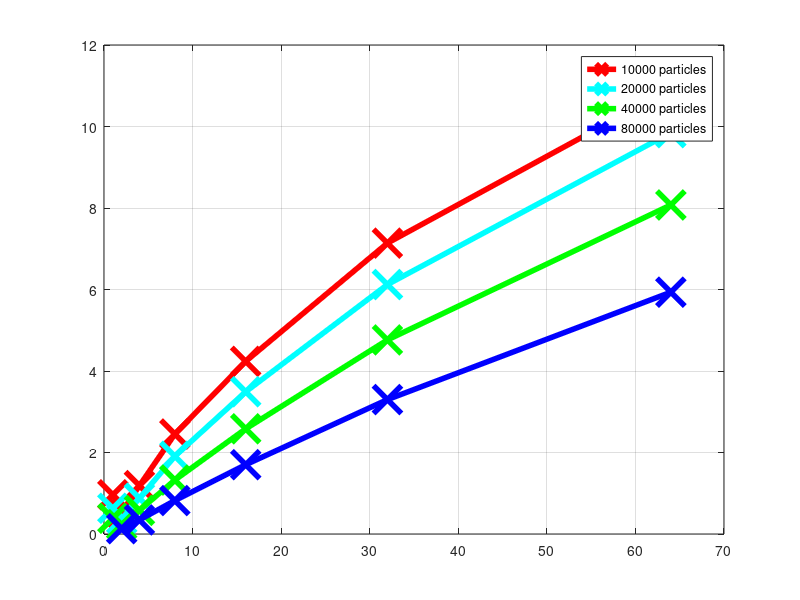

Reproduce this figure in MATLAB. (Note: this script raises an error after producing the figure.)
%%%%%%%%%%%%%%%%%%%%%%%%%%%%%%%%%%%%%%%%%%%%%%%%%%%%%%%%%%%%%%%%%%%%%%%%%%%%%%%%%%%%%%%%%%%%%%%%%%%%%%%%%%%%%%%%%%%%%%%%%%%%%%%%%%%%%%%%%%
%% MD Strong Scaling Timing Performance Estimation
%% Details for timing model
%% https://docs.google.com/document/d/1MNGsC3C9-nVRd5HxwxyHuNHx4kufWhdzJenuUDJ4ns0/edit
%%
%% Todo:
%%      1, The cases when there are multiple nodes working on same cell, need to rework the communication pattern
%% By: Chen Yang
%% 01/02/2019
%% Boston University, CAAD Lab
%%%%%%%%%%%%%%%%%%%%%%%%%%%%%%%%%%%%%%%%%%%%%%%%%%%%%%%%%%%%%%%%%%%%%%%%%%%%%%%%%%%%%%%%%%%%%%%%%%%%%%%%%%%%%%%%%%%%%%%%%%%%%%%%%%%%%%%%%%

clear;
clf;
close all;

%% Dataset Parameters
% Simulation Timestep (fs)
SIMULATION_TIMESTEP = 2;
% Long range update frequency (0.5 means update every other iteration)
LONG_RANGE_UPDATE_FREQUENCY = 0.5; 
% Short range evaluation overhead
% The current model assumes 100% pipeline efficiency, but in reality there are cycles pipelines has no valid input, thus introduce this overhead index
SHORT_RANGE_EVAL_OVERHEAD_INDEX = 1.5;
% Maximum Particles per node
% When there are more than this number of particles is assigned on a single node, set the performance number as 0 since we cannot map this many onto a single Stratix 10 FPGA
MAX_PARTICLE_PER_NODE = 10e7;
% Particle number
%PARTICLE_NUM = [5e3,1e4,2e4,5e4,1e5,2e5,5e5,1e6,2e6,5e6,1e7];
PARTICLE_NUM = [1e4,2e4,4e4,8e4];
% Nodes number
%NODES_NUM = [1,4,8,16,32,64,256,1024,4096];
NODES_NUM = [1,2,4,8,16,32,64];
% Particles per cell
PARTICLES_PER_CELL = 80;
%% Assign Long range nodes
%LONG_RANGE_NODES = ceil(NODES_NUM ./ 2);
LONG_RANGE_NODES = zeros(1,length(NODES_NUM));
for i = 1:length(NODES_NUM)
%     if NODES_NUM(i) > 4
%         LONG_RANGE_NODES(i) = ceil(NODES_NUM(i) / 2);
%     elseif NODES_NUM(i) == 1
%         LONG_RANGE_NODES(i) = 1;
%     else
%         LONG_RANGE_NODES(i) = NODES_NUM(i) - 3;
%     end
    LONG_RANGE_NODES(i) = NODES_NUM(i);
end
%% Assign Short Range nodes
%SHORT_RANGE_NODES = NODES_NUM - LONG_RANGE_NODES;
SHORT_RANGE_NODES = zeros(1,length(NODES_NUM));
for i = 1:length(NODES_NUM)
%     if NODES_NUM(i) == 1
%         SHORT_RANGE_NODES(i) = 1;
%     else
%         SHORT_RANGE_NODES(i) = NODES_NUM(i) - LONG_RANGE_NODES(i);
%     end
    SHORT_RANGE_NODES(i) = NODES_NUM(i);
end
%% # of cells
NUM_TOTAL_CELLS = ceil(PARTICLE_NUM ./ PARTICLES_PER_CELL);
%% Communication Parameters
% Bandwidth (Gbps)
LINK_BANDWIDTH = 120;
% Link Latency (ns)
LINK_LATENCY = 80;
%% Short Range Parameters
% # of Short Range Pipeline per node
NUM_SHORT_RANGE_PIPE_PER_NODE = 52;
% Lantecy of Short range pipeline
SHORT_RANGE_LATENCY = 42;
% Frequency (MHz)
SHORT_RANGE_FREQUENCY = 320;
SHORT_RANGE_CLOCK_PERIOD = 1 / SHORT_RANGE_FREQUENCY / 10^6;
%% Summation and Motion Update Parameters
% Motion Update pipelines
NUM_MOTION_UPDATE_PIPES = 1;
MOTION_UPDATE_LATENCY = 14;
% Summation Units (keep the same as motion update)
NUM_SUMMATION_PIPES = NUM_MOTION_UPDATE_PIPES;
SUMMATION_LATENCY = 3;
% Motion Update Frequency (MHz)
MOTION_UPDATE_FREQUENCY = 357;
MOTION_UPDATE_CLOCK_PERIOD = 1 / MOTION_UPDATE_FREQUENCY / 10^6;
%% Long Range Parameters
% Latency of long range pipelines
LONG_RANGE_LATENCY = 1;
% Particle to grid size of cube (1 dim) <- This is based on the number of equations used to map 
%                                           particle to nearest neighbor grid locations
LR_PARTICLE_CUBE_LENGTH = 4;
% FFT size
%LR_LENGTH_CUBE_FFT_SIZE = [8,8,16,16,16,32,32,32,64,64,64,128,128];
%LR_LENGTH_CUBE_FFT_SIZE = 2.^(floor(log2(nthroot(PARTICLE_NUM,3))));
LR_LENGTH_CUBE_FFT_SIZE = [16,16,16,16,16,16];
% Frequency (MHz)
LONG_RANGE_FREQUENCY = 232;
LONG_RANGE_CLOCK_PERIOD = 1 / LONG_RANGE_FREQUENCY / 10^6;
LR_TOTAL_GRID_SIZE = LR_LENGTH_CUBE_FFT_SIZE .^ 3;
% MAX Parameter of number FFTs that fit
LR_MAX_NUM_FFTS = 32;
% CONSTANTS
% Num of replications for coefficient generation
LR_CG_GEN_REPLICATIONS = 26;
%% Results array
% Simulation time per iteration
Iteration_Latency = zeros(length(NODES_NUM), length(PARTICLE_NUM));
% Simulation time per day(Units: us)
Short_Range_Simulation_Time_Per_Day = zeros(length(NODES_NUM), length(PARTICLE_NUM));
Long_Range_Simulation_Time_Per_Day = zeros(length(NODES_NUM), length(PARTICLE_NUM));
Total_Simulation_Time_Per_Day = zeros(length(NODES_NUM), length(PARTICLE_NUM));
%%%%%%%%%%%%%%%%%%%%%%%%%%%%%%%%%%%%%%%%%%%%%%%%%%%%%%%%%%%%%%%%%%%%%%%%%%%%%%%%%%%%%%%%%%%%%%%%%%


%% Traverse all the conbination of particle num and node num
for particle_ptr = 1:size(PARTICLE_NUM,2)
    particle_num = PARTICLE_NUM(particle_ptr);
    cell_num = NUM_TOTAL_CELLS(particle_ptr);
    for node_ptr = 1:size(NODES_NUM,2)
        %%%%%%%%%%%%%%%%%%%%%%%%%%%%%%%%%%%%%%%%%%%%%%%%%%%%%%%%%%%%%%%%%%%%%%%%%%%%%%%%%%
        %% Short Range Latency
        %%%%%%%%%%%%%%%%%%%%%%%%%%%%%%%%%%%%%%%%%%%%%%%%%%%%%%%%%%%%%%%%%%%%%%%%%%%%%%%%%%
        % Determine the number of pipelines per node
        % In general this remains the same, but when there are only one node available for both long range and short range, the # of pipelines is less
        if NODES_NUM(node_ptr) == 1
            short_range_pipelines = 40;
        else
            short_range_pipelines = NUM_SHORT_RANGE_PIPE_PER_NODE;
        end
        % Assign the node num dedicated for short range evaluation
        node_num = SHORT_RANGE_NODES(node_ptr);
        % Determine the cells on each node
        cells_per_node = ceil(cell_num / node_num);
        % Evaluate the number of cells on each dimension on each node
        cells_per_dimension = ceil(nthroot(cells_per_node,3));
        % Number of cells need to communicate with neighbor nodes
        if cells_per_dimension >= 3
            phase_1_cells = (cells_per_dimension-2)^2+4*(cells_per_dimension-2)+4;
            phase_2_cells = (cells_per_dimension-2) + 2;
            phase_3_cells = 1;
            num_broadcast_cells = phase_1_cells + phase_2_cells + phase_3_cells;
        elseif cells_per_dimension == 2
            phase_1_cells = 4;
            phase_2_cells = 2;
            phase_3_cells = 1;
            num_broadcast_cells = phase_1_cells + phase_2_cells + phase_3_cells;
        else
            num_broadcast_cells = 1;
        end
        % Number of particles in the exporting / importing cells
        % When there are more nodes than cells, each node will broadcast in the unit of cells
        % When there are more cells than nodes, then each node will broadcast part of a cell
        if cells_per_dimension > 1
            num_particles_to_communicate = PARTICLES_PER_CELL * num_broadcast_cells;
        else
            num_particles_to_communicate = ceil(particle_num / node_num);
        end
        % Number of particles need to process on the current node
        % When there are more nodes than cells, each node will process at least one cell
        % When there are more cells than nodes, then each node will process a part of a cell
        if cells_per_dimension > 1
            num_particles_to_process = cells_per_node * PARTICLES_PER_CELL;
        else
            num_particles_to_process = ceil(particle_num / node_num);
        end
        %% Exporting Phase
        if cells_per_dimension > 1
            exporting_data_bits = num_particles_to_communicate * 5 * 32;
            % Time for exporting (unit: second)
            % Link latency use the worst case, which is 3-hop latency
            Exporting_Time = exporting_data_bits / (LINK_BANDWIDTH*10^9) + 3 * LINK_LATENCY*10^-9;
        % When there is only a single node for short range evaluation, then there's no exporting time
        elseif node_num == 1
            Exporting_Time = 0;
        else
            exporting_data_bits = num_particles_to_communicate * 5 * 32;
            num_nodes_sharing_same_cell = ceil(node_num / cell_num);
            num_nodes_sharing_same_cell_per_dimension = ceil(nthroot(num_nodes_sharing_same_cell,3));
            % broadcast information to nodes holding the same cell and 13 neighbor cells
            num_broadcast_nodes = 14 * num_nodes_sharing_same_cell - 1;
            max_hop_num = 3 * num_nodes_sharing_same_cell_per_dimension;
            Exporting_Time = num_broadcast_nodes * (exporting_data_bits / (LINK_BANDWIDTH*10^9)) + max_hop_num * LINK_LATENCY*10^-9;
        end
        %% Force Evaluation Phase
        num_ref_particles = num_particles_to_process;
        num_neighbor_particles_within_cutoff = PARTICLES_PER_CELL*2*3.14/3;
        num_total_particle_pairs = num_ref_particles * num_neighbor_particles_within_cutoff;
        % Time for pair-wise force evaluation (unit: second)
        Force_Evaluation_Time = (num_total_particle_pairs * SHORT_RANGE_EVAL_OVERHEAD_INDEX / short_range_pipelines + SHORT_RANGE_LATENCY) * SHORT_RANGE_CLOCK_PERIOD;
        %% Importing Phase
        % Time for importing partial force from neighbor nodes (unit: second)
        % Similar to the exporting phase
        if cells_per_dimension > 1
            importing_data_bits = num_particles_to_communicate * 3 * 32;
            % Time for exporting (unit: second)
            % Link latency use the worst case, which is 3-hop latency
            partial_force_importing_time = importing_data_bits / (LINK_BANDWIDTH*10^9) + 3 * LINK_LATENCY*10^-9;
        else
            importing_data_bits = num_particles_to_communicate * 3 * 32;
            num_nodes_sharing_same_cell = ceil(node_num / cell_num);
            num_nodes_sharing_same_cell_per_dimension = ceil(nthroot(num_nodes_sharing_same_cell,3));
            % broadcast information to nodes holding the same cell and 13 neighbor cells
            num_importing_nodes = 14 * num_nodes_sharing_same_cell - 1;
            max_hop_num = 3 * num_nodes_sharing_same_cell_per_dimension;
            partial_force_importing_time = num_importing_nodes * (importing_data_bits / (LINK_BANDWIDTH*10^9)) + max_hop_num * LINK_LATENCY*10^-9;
        end
        % Time for importing FFT results (unit: second)
        % Since FFT result is updated every other iteration, just count in half of the FFT importing time
        fft_importing_time = 0.5 * (num_particles_to_process * 3 * 32 / (LINK_BANDWIDTH*10^9) + LINK_LATENCY*10^-9);
        % Timing for importing neighbor force values
        Importing_Time = max(partial_force_importing_time, fft_importing_time);
        % Short range total latency
        Short_Range_Latency = max(Exporting_Time, Force_Evaluation_Time);
        
        %%%%%%%%%%%%%%%%%%%%%%%%%%%%%%%%%%%%%%%%%%%%%%%%%%%%%%%%%%%%%%%%%%%%%%%%%%%%%%%%%%
        %% Long Range Latency
        %%%%%%%%%%%%%%%%%%%%%%%%%%%%%%%%%%%%%%%%%%%%%%%%%%%%%%%%%%%%%%%%%%%%%%%%%%%%%%%%%%
        % LR nodes num
        LR_node_num = LONG_RANGE_NODES(node_ptr);
        % Particles per node
        LR_particles_per_node = ceil(particle_num / LR_node_num);
        % Cells per node
        LR_cells_per_node = ceil(LR_TOTAL_GRID_SIZE(particle_ptr) / LR_node_num);
        % Cells per dimension
        LR_cells_per_dimension = ceil(nthroot(LR_cells_per_node,3));
        % FFT communication nodes - per dimension
        LR_FFT_comm_nodes = ceil(LR_LENGTH_CUBE_FFT_SIZE(particle_ptr) / LR_cells_per_dimension);
        % Initial particle communication
        LR_SR_data_comm = LR_cells_per_node * (LR_particles_per_node / (LINK_BANDWIDTH*10^9) + LINK_LATENCY*10^-9);
        % Particle Coeff Generation
        LR_CG_generate_latency = LR_particles_per_node * LONG_RANGE_CLOCK_PERIOD * LR_PARTICLE_CUBE_LENGTH;
        % FFT comm total
        LR_FFT_comm = (LR_FFT_comm_nodes) * ((LR_LENGTH_CUBE_FFT_SIZE(particle_ptr) / (LINK_BANDWIDTH * 10^9)) + LINK_LATENCY*10^-9);
        % number of FFTs decided how many iterations are needed for each dimension (maximum set at top)
        LR_FFT_iterations = ceil(LR_LENGTH_CUBE_FFT_SIZE(particle_ptr) / LR_MAX_NUM_FFTS);
        % FFT calculation time
        LR_FFT_calc = LR_LENGTH_CUBE_FFT_SIZE(particle_ptr) * LR_FFT_iterations * LONG_RANGE_CLOCK_PERIOD;
        % Force calculation time
        LR_Force_calc = LR_CG_generate_latency;
        % Force particle communication to SR db
        LR_Force_data_comm = LR_SR_data_comm;
        % Long Range total latency
        if NODES_NUM(node_ptr) == 1
            Long_Range_Latency = LR_CG_generate_latency/2 + (LR_FFT_calc) * LR_cells_per_dimension * 6 + LR_Force_calc;
        elseif NODES_NUM(node_ptr) > 1 && LR_node_num == 1
            Long_Range_Latency = LR_CG_generate_latency/LR_CG_GEN_REPLICATIONS + (LR_FFT_calc) * LR_cells_per_dimension * 6 + LR_Force_calc;
        else
            Long_Range_Latency = LR_SR_data_comm + LR_CG_generate_latency/LR_CG_GEN_REPLICATIONS + (LR_FFT_comm * 2 + LR_FFT_calc) * LR_cells_per_dimension * 6 + LR_Force_calc + LR_Force_data_comm;
        end
        
        %%%%%%%%%%%%%%%%%%%%%%%%%%%%%%%%%%%%%%%%%%%%%%%%%%%%%%%%%%%%%%%%%%%%%%%%%%%%%%%%%%
        %% Motion Update Latency
        %%%%%%%%%%%%%%%%%%%%%%%%%%%%%%%%%%%%%%%%%%%%%%%%%%%%%%%%%%%%%%%%%%%%%%%%%%%%%%%%%%
        %% Summation Stage
        Summation_Time = (num_particles_to_process / NUM_SUMMATION_PIPES + SUMMATION_LATENCY) * MOTION_UPDATE_CLOCK_PERIOD;
        %% Motion Update Stage
        Motion_Update_Time = (num_particles_to_process / NUM_MOTION_UPDATE_PIPES + MOTION_UPDATE_LATENCY) * MOTION_UPDATE_CLOCK_PERIOD;
        %% Particle Move Stage
        Particle_Move_Time = 0;
        
        %%%%%%%%%%%%%%%%%%%%%%%%%%%%%%%%%%%%%%%%%%%%%%%%%%%%%%%%%%%%%%%%%%%%%%%%%%%%%%%%%%
        %% Total Latency
        %%%%%%%%%%%%%%%%%%%%%%%%%%%%%%%%%%%%%%%%%%%%%%%%%%%%%%%%%%%%%%%%%%%%%%%%%%%%%%%%%%
        %% The Final Timing result per iteration
        Motion_Update_Latency = max([Importing_Time Summation_Time Motion_Update_Time Particle_Move_Time]);
        % The total latency per iteration (Units: s)
        Iteration_Latency(node_ptr, particle_ptr) = max(Short_Range_Latency, LONG_RANGE_UPDATE_FREQUENCY*Long_Range_Latency) + Motion_Update_Latency;
        %Iteration_Latency(node_ptr, particle_ptr) = Short_Range_Latency + Motion_Update_Latency;
        %Iteration_Latency(node_ptr, particle_ptr) = LONG_RANGE_UPDATE_FREQUENCY*Long_Range_Latency + Motion_Update_Latency;
        % Simulation Time per day (Units: us)
        if (particle_num/node_num) <= MAX_PARTICLE_PER_NODE
            Short_Range_Simulation_Time_Per_Day(node_ptr, particle_ptr) = 24*60*60 / Short_Range_Latency * 2 * 10 ^ -15 * 10 ^ 6;
            Long_Range_Simulation_Time_Per_Day(node_ptr, particle_ptr) = 24*60*60 / Long_Range_Latency * 2 * 10 ^ -15 * 10 ^ 6;
            Total_Simulation_Time_Per_Day(node_ptr, particle_ptr) = 24*60*60 / Iteration_Latency(node_ptr, particle_ptr) * 2 * 10 ^-15 * 10 ^ 6;
        % When there are more than 90000 particles per node, in reality we cannot fit them onto a single chip, thus set the simulation performance as 0
        else
            Short_Range_Simulation_Time_Per_Day(node_ptr, particle_ptr) = 0;
            Long_Range_Simulation_Time_Per_Day(node_ptr, particle_ptr) = 0;
            Total_Simulation_Time_Per_Day(node_ptr, particle_ptr) = 0;
        end
    end
end

figure(1);

Total_Simulation_Time_Per_Day(1,1) = Total_Simulation_Time_Per_Day(1,1)*1.25;
plot(NODES_NUM,Total_Simulation_Time_Per_Day(:,1),'r-x','LineWidth',4,'MarkerSize',20);
grid on;
hold on;
% Override the 20K dataset on 1 node performance with our performance
Total_Simulation_Time_Per_Day(1,2) = 630*10^-3;
plot(NODES_NUM,Total_Simulation_Time_Per_Day(:,2),'c-x','LineWidth',4,'MarkerSize',20);
Total_Simulation_Time_Per_Day(1,3) = Total_Simulation_Time_Per_Day(1,3) * 2;
plot(NODES_NUM,Total_Simulation_Time_Per_Day(:,3),'g-x','LineWidth',4,'MarkerSize',20);
plot(NODES_NUM(2:length(NODES_NUM)),Total_Simulation_Time_Per_Day(2:length(NODES_NUM),4),'b-x','LineWidth',4,'MarkerSize',20);
%plot(NODES_NUM,Total_Simulation_Time_Per_Day(:,5),'k-x','LineWidth',3,'MarkerSize',20);
%plot(NODES_NUM,Total_Simulation_Time_Per_Day(:,6),'y-x','LineWidth',3,'MarkerSize',20);
%plot(NODES_NUM,Total_Simulation_Time_Per_Day(:,7),'m-x','LineWidth',3,'MarkerSize',20);
lgd = legend(num2str(PARTICLE_NUM(1)', '%-d particles'),num2str(PARTICLE_NUM(2)', '%-d particles'),num2str(PARTICLE_NUM(3)', '%-d particles'),num2str(PARTICLE_NUM(4)', '%-d particles'));
lgd.FontSize = 30;
set(gca,'FontSize',25);
xlabel('# of FPGAs', 'FontSize', 35);
ylabel({'Simulation Rate';'(us / Day)'}, 'FontSize', 35);
%title('Simulation Performance', 'FontSize', 27);
%xlim([1 100]);
set(gca,'XScale', 'log');
set(gca,'YScale', 'log');

%{
% bottle_neck array is a matrix where stores 1 means bottle neck is short
% range comm, 0 means bottle neck is short range comp, 2 means bottle neck
% is fft comm, 3 means bottle neck is fft comp.
FFT_catapult_time=[3.86,5.30, 9.32, 25.72];%%correspond to 16^3, 32^3, 64^3, 128^3

for i=1:1:length(nodes_num)
    for j=1:1:length(particle_num)
        c2r=nthroot(particle_num(j)/nodes_num(i)/172,3);
        FFT_N=2.^(floor(log2(nthroot(particle_num(j),3))));
        if(FFT_N<=16) 
            FFT_cloud_new=2*FFT_catapult_time(1);
        elseif(FFT_N==32)
            FFT_cloud_new=2*FFT_catapult_time(2);
        elseif(FFT_N==64)
            FFT_cloud_new=2*FFT_catapult_time(3);
        else
            FFT_cloud_new=2*FFT_catapult_time(4);
        end
        FFT_per_node=FFT_N^2/nodes_num(i);
        if(FFT_per_node*FFT_N>512)% 512 is one fourth of the cluster chip, each FFT IP needs FFT_N DSP blocks
            FFT_cluster_comp=4*FFT_N*ceil(FFT_per_node*FFT_N/512)*6*0.005;
        else
            FFT_cluster_comp=4*FFT_N*0.03;
        end
        if(FFT_per_node*FFT_N>256)% 256 is one fourth of the cloud chip, each FFT IP needs FFT_N DSP blocks
            FFT_cloud_comp=4*FFT_N*ceil(FFT_per_node*FFT_N/256)*6*0.005;
        else
            FFT_cloud_comp=4*FFT_N*0.03;
        end
        side=ceil(nthroot(nodes_num(i),3));
        cloud_comm(i,j)=3.32*c2r^2+2.60*c2r+16.23;%from 6.57 to 16.57 after internship
        if(nodes_num(i)>1000)
            cloud_comm(i,j)=1.328*c2r^2+1.04*c2r+26.23;
        end
        cluster_comm(i,j)=3.3*c2r^2+2.55*c2r+1.05*ceil(1/(3.46*c2r))+0.57;
        cloud_comp(i,j)=17.4*(c2r)^3+0.5;%2x after internship, back to 1x if optimized
        cluster_comp(i,j)=8.7*(c2r)^3+0.5;
        FFT_cluster_comm=5*0.175*side+FFT_N^3/nodes_num(i)*32*6/40000;
        FFT_cloud_comm=6*3+FFT_N^3/nodes_num(i)*32*6/40000;
        cluster_fft(i,j)=FFT_cluster_comm+FFT_cluster_comp;
        cloud_fft(i,j)=FFT_cloud_new;
        cloud_short_range(i,j)=max(cloud_comm(i,j),cloud_comp(i,j));
        cluster_short_range(i,j)=max(cluster_comm(i,j),cluster_comp(i,j));
        if 0.5*cloud_fft(i,j)<cloud_short_range(i,j)
            if cloud_comm(i,j)>cloud_comp(i,j)
                bottle_neck_cloud(i,j)=1;
            else
                bottle_neck_cloud(i,j)=0;
            end
        else
            if FFT_cloud_comm>FFT_cloud_comp
                bottle_neck_cloud(i,j)=2;
            else
                bottle_neck_cloud(i,j)=3;
            end
        end
        if 0.5*cluster_fft(i,j)<cluster_short_range(i,j)
            if cluster_comm(i,j)>cluster_comp(i,j)
                bottle_neck_cluster(i,j)=1;
            else
                bottle_neck_cluster(i,j)=0;
            end
        else
            if FFT_cluster_comm>FFT_cluster_comp
                bottle_neck_cluster(i,j)=2;
            else
                bottle_neck_cluster(i,j)=3;
            end
        end
                
        cluster_fft_sim(i,j)=172.8/cluster_fft(i,j);
        cloud_fft_sim(i,j)=172.8/cloud_fft(i,j);
        cluster_short_sim(i,j)=172.8/cluster_short_range(i,j);
        cloud_short_sim(i,j)=172.8/cloud_short_range(i,j);
        cloud_total(i,j)=172.8/max(cloud_short_range(i,j),0.5*cloud_fft(i,j));
        cluster_total(i,j)=172.8/max(cluster_short_range(i,j),0.5*cluster_fft(i,j));
    end
end
%}

%{
figure(1);

subplot(131);
loglog(PARTICLE_NUM,Total_Simulation_Time_Per_Day(7,:),'r-x','LineWidth',2,'MarkerSize',12);
xlabel('number of particles', 'FontSize', 18);
ylabel('Simulation time per day(us)', 'FontSize', 18);

grid on;
hold on;

loglog(PARTICLE_NUM,Total_Simulation_Time_Per_Day(6,:),'b-x','LineWidth',2,'MarkerSize',12);
loglog(PARTICLE_NUM,Total_Simulation_Time_Per_Day(5,:),'y-x','LineWidth',2,'MarkerSize',12);
loglog(PARTICLE_NUM,Total_Simulation_Time_Per_Day(4,:),'c-x','LineWidth',2,'MarkerSize',12);
loglog(PARTICLE_NUM,Total_Simulation_Time_Per_Day(3,:),'k-x','LineWidth',2,'MarkerSize',12);
loglog(PARTICLE_NUM,Total_Simulation_Time_Per_Day(2,:),'m-x','LineWidth',2,'MarkerSize',12);
loglog(PARTICLE_NUM,Total_Simulation_Time_Per_Day(1,:),'g-x','LineWidth',2,'MarkerSize',12);
lgd = legend(num2str(NODES_NUM(7)', '%-d nodes'),num2str(NODES_NUM(6)', '%-d nodes'),num2str(NODES_NUM(5)', '%-d nodes'),num2str(NODES_NUM(4)', '%-d nodes'),num2str(NODES_NUM(3)', '%-d nodes'),num2str(NODES_NUM(2)', '%-d nodes'),num2str(NODES_NUM(1)', '%-d node'));
lgd.FontSize = 12;
set(gca,'FontSize',15);
title('Total simulation time', 'FontSize', 18);

subplot(132);
loglog(PARTICLE_NUM,Short_Range_Simulation_Time_Per_Day(7,:),'r-x','LineWidth',2,'MarkerSize',12);
xlabel('number of particles', 'FontSize', 18);
%ylabel('Simulation time per day(us)', 'FontSize', 18);
grid on;
hold on;
loglog(PARTICLE_NUM,Short_Range_Simulation_Time_Per_Day(6,:),'b-x','LineWidth',2,'MarkerSize',12);
loglog(PARTICLE_NUM,Short_Range_Simulation_Time_Per_Day(5,:),'y-x','LineWidth',2,'MarkerSize',12);
loglog(PARTICLE_NUM,Short_Range_Simulation_Time_Per_Day(4,:),'c-x','LineWidth',2,'MarkerSize',12);
loglog(PARTICLE_NUM,Short_Range_Simulation_Time_Per_Day(3,:),'k-x','LineWidth',2,'MarkerSize',12);
loglog(PARTICLE_NUM,Short_Range_Simulation_Time_Per_Day(2,:),'m-x','LineWidth',2,'MarkerSize',12);
loglog(PARTICLE_NUM,Short_Range_Simulation_Time_Per_Day(1,:),'g-x','LineWidth',2,'MarkerSize',12);
lgd = legend(num2str(SHORT_RANGE_NODES(7)', '%-d nodes'),num2str(SHORT_RANGE_NODES(6)', '%-d nodes'),num2str(SHORT_RANGE_NODES(5)', '%-d nodes'),num2str(SHORT_RANGE_NODES(4)', '%-d nodes'),num2str(SHORT_RANGE_NODES(3)', '%-d nodes'),num2str(SHORT_RANGE_NODES(2)', '%-d node'),num2str(SHORT_RANGE_NODES(1)', '%-d node'));
lgd.FontSize = 12;
set(gca,'FontSize',15);
title('Short-range simulation time', 'FontSize', 18);

subplot(133);
loglog(PARTICLE_NUM,Long_Range_Simulation_Time_Per_Day(7,:),'r-x','LineWidth',2,'MarkerSize',12);
xlabel('number of particles', 'FontSize', 18);
%ylabel('Simulation time per day(us)', 'FontSize', 18);
%axis([10e2 10e6 10e-4 10e1]);
grid on;
hold on;
loglog(PARTICLE_NUM,Long_Range_Simulation_Time_Per_Day(6,:),'b-x','LineWidth',2,'MarkerSize',12);
loglog(PARTICLE_NUM,Long_Range_Simulation_Time_Per_Day(5,:),'y-x','LineWidth',2,'MarkerSize',12);
loglog(PARTICLE_NUM,Long_Range_Simulation_Time_Per_Day(4,:),'c-x','LineWidth',2,'MarkerSize',12);
loglog(PARTICLE_NUM,Long_Range_Simulation_Time_Per_Day(3,:),'k-x','LineWidth',2,'MarkerSize',12);
loglog(PARTICLE_NUM,Long_Range_Simulation_Time_Per_Day(2,:),'m-x','LineWidth',2,'MarkerSize',12);
loglog(PARTICLE_NUM,Long_Range_Simulation_Time_Per_Day(1,:),'g-x','LineWidth',2,'MarkerSize',12);
lgd = legend(num2str(LONG_RANGE_NODES(7)', '%-d nodes'),num2str(LONG_RANGE_NODES(6)', '%-d nodes'),num2str(LONG_RANGE_NODES(5)', '%-d nodes'),num2str(LONG_RANGE_NODES(4)', '%-d nodes'),num2str(LONG_RANGE_NODES(3)', '%-d nodes'),num2str(LONG_RANGE_NODES(2)', '%-d nodes'),num2str(LONG_RANGE_NODES(1)', '%-d node'));
lgd.FontSize = 12;
set(gca,'FontSize',15);
title('Long-range simulation time', 'FontSize', 18);
%}
%{
figure(2);

loglog(PARTICLE_NUM,Total_Simulation_Time_Per_Day(7,:),'r-x','LineWidth',2,'MarkerSize',12);
grid on;
hold on;

loglog(PARTICLE_NUM,Total_Simulation_Time_Per_Day(6,:),'b-x','LineWidth',2,'MarkerSize',12);
loglog(PARTICLE_NUM,Total_Simulation_Time_Per_Day(5,:),'y-x','LineWidth',2,'MarkerSize',12);
loglog(PARTICLE_NUM,Total_Simulation_Time_Per_Day(4,:),'c-x','LineWidth',2,'MarkerSize',12);
loglog(PARTICLE_NUM,Total_Simulation_Time_Per_Day(3,:),'k-x','LineWidth',2,'MarkerSize',12);
loglog(PARTICLE_NUM,Total_Simulation_Time_Per_Day(2,:),'m-x','LineWidth',2,'MarkerSize',12);
loglog(PARTICLE_NUM,Total_Simulation_Time_Per_Day(1,:),'g-x','LineWidth',2,'MarkerSize',12);
lgd = legend(num2str(NODES_NUM(7)', '%-d nodes'),num2str(NODES_NUM(6)', '%-d nodes'),num2str(NODES_NUM(5)', '%-d nodes'),num2str(NODES_NUM(4)', '%-d nodes'),num2str(NODES_NUM(3)', '%-d nodes'),num2str(NODES_NUM(2)', '%-d nodes'),num2str(NODES_NUM(1)', '%-d node'));
lgd.FontSize = 17;
set(gca,'FontSize',20);
xlabel('Dataset Size', 'FontSize', 25);
ylabel('Simulation Rate (us / Day)', 'FontSize', 25);
%title('Simulation Performance', 'FontSize', 27);
xlim([1e3 1e7]);
%}
